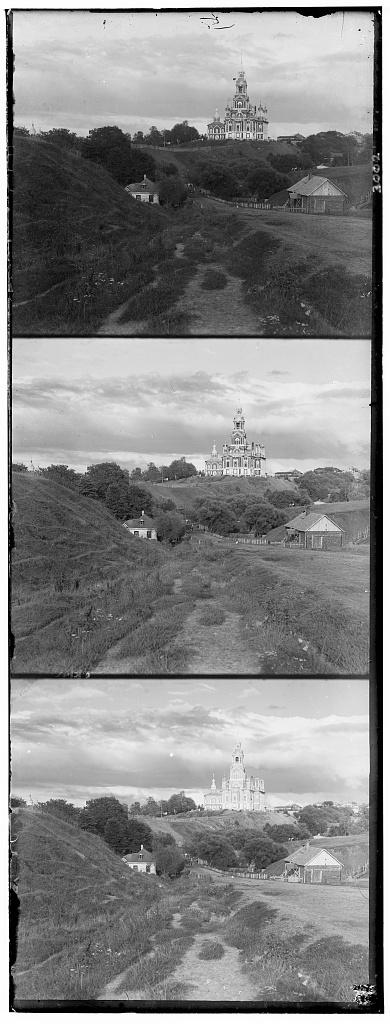
#> input picture data/task3_colorizing/cathedral.jpg, 390 x 1024 px, found by its file name; its folder holds only this picture in this run
$ python colorizing_the_russian_empire.py
#> lines starting #> are read from the running program, lines starting #| are printed output that depends on the picture
#> further down, img is the input picture: shape (1024, 390); min 0, max 255, mean 133.7
import numpy as np
import matplotlib.pyplot as plt
import cv2
import os

dir = './data/task3_colorizing'
save_dir = 'output/task3/data_output'
img_list = os.listdir(dir)


def process_image(img):
    h, w = img.shape
#> h = 1024; w = 390
    # remove part of border
    img = img[int(h*0.01):int(h-h*0.02), int(w*0.02):int(w-w*0.02)]
#> img: shape (993, 375)

    h, w = img.shape
#> h = 993; w = 375
    height = int(h/3)
#> height = 331
    # split image into three channels
    blue = img[0:height, :]
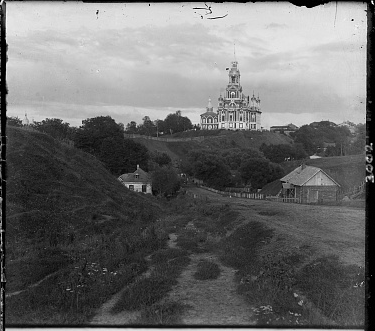
#> blue: shape (331, 375); min 0, max 255, mean 106.2
    green = img[height:2*height, :]
    red = img[2*height:3*height, :]

    return blue, green, red , img

def edge_detection(channel):
    edges = cv2.Canny(channel, 100, 200)  # Canny 邊緣檢測的閾值可根據圖像調整
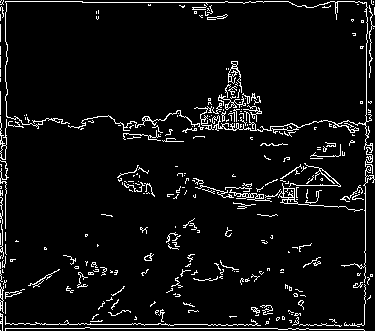
#> edges: shape (331, 375); 6% white in thin lines or dots
#> in edge_detection (call 2), `edges = cv2.Canny(channel, 100, 200)`: edges: shape (331, 375); 9.3% white in thin lines or dots
#> in edge_detection (call 3), `edges = cv2.Canny(channel, 100, 200)`: edges: shape (331, 375); 11.9% white in thin lines or dots
    return edges

def ncc(a, b):
    a=a-a.mean(axis=0)
    b=b-b.mean(axis=0)
    return np.sum(((a/np.linalg.norm(a)) * (b/np.linalg.norm(b))))

def allgn(a, b, t):
#> called with t = 20
    max_ncc = -1
    max_ncc_shift = [0, 0]
    i_value = np.linspace(-t, t, 2*t, dtype=int)
    j_value = np.linspace(-t, t, 2*t, dtype=int)
    for i in i_value:
        for j in j_value:
            ncc_num = ncc(a, np.roll(b, [i, j], axis=(0,1)))
            if ncc_num > max_ncc:
                max_ncc = ncc_num
                max_ncc_shift = [i, j]
#> this loop made 40 passes
#> pass 1, in ncc (call 3), `b=b-b.mean(axis=0)`:
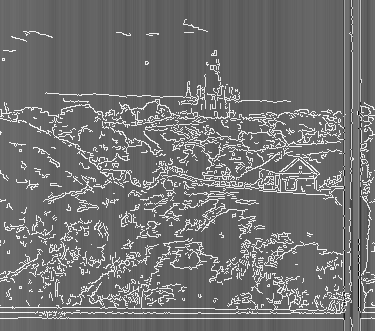
#> b: shape (331, 375) float64; min -206.5, max 253.5, mean 0; drawn with min black and max white
#> after the loop, max_ncc = 0.238; max_ncc_shift = [-8, 3]
    return max_ncc_shift


if not os.path.exists(save_dir):
    os.makedirs(save_dir)
else:
    print(f"Directory {save_dir} already exists")

# data 包含'.jpg' 和 '.tif' 的檔案
for img in img_list:
    if img.endswith('.jpg'):
        print(img)
        name = img.split('.')[0]
        img = cv2.imread(os.path.join(dir, img), cv2.IMREAD_GRAYSCALE)

        blue,green,red,img = process_image(img)


        blue_edges = edge_detection(blue)
        green_edges = edge_detection(green)
        red_edges = edge_detection(red)

        # 基於邊緣檢測結果進行對齊
        shift_red = allgn(blue_edges, red_edges, 20)
#> shift_red = [-8, 3]
        shift_green = allgn(blue_edges, green_edges, 20)
#> the loop in allgn (call 2), `for i in i_value:` made 40 passes
#> pass 1, in ncc (call 1604), `b=b-b.mean(axis=0)`:
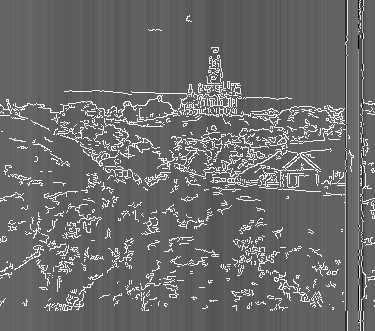
#> b: shape (331, 375) float64; min -186.4, max 253.5, mean 0; drawn with min black and max white
#> shift_green = [-5, 2]

        green = np.roll(green, shift_green, axis=(0, 1))
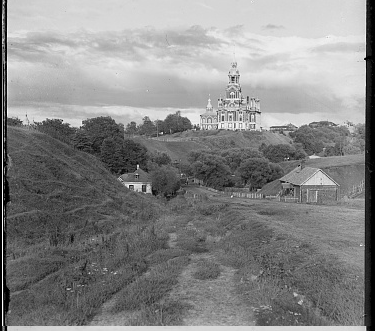
#> green: shape (331, 375); min 0, max 255, mean 135
        red = np.roll(red, shift_red, axis=(0, 1))
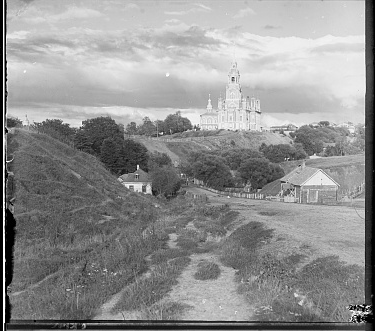
#> red: shape (331, 375); min 0, max 255, mean 145

        color_image = np.dstack([red, green, blue])
        color_image = color_image[int(img.shape[0]*0.02):int(img.shape[0]-img.shape[0]*0.05), int(img.shape[1]*0.05):int(img.shape[1]-img.shape[1]*0.05)]
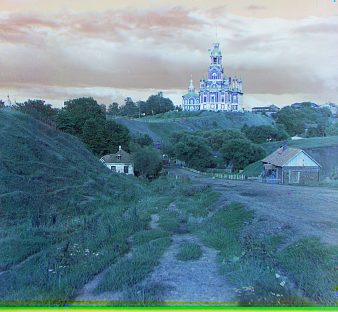
#> color_image: shape (312, 338, 3); mean of channels 0, 1, 2 146.5, 135, 104.8; drawn as B, G, R
        # plt.imshow(color_image)
        # plt.show()
        # 儲存之前將 RGB 轉換為 BGR (OpenCV)
        color_image_bgr = cv2.cvtColor(color_image, cv2.COLOR_RGB2BGR)

        # 保存彩色影像
        save_path = os.path.join(save_dir, name + '_color.jpg')
        result = cv2.imwrite(save_path, color_image_bgr)
        if not result:
            print(f"Failed to save image at {save_path}")
        else:
            print(f"Image saved at {save_path}")

    elif img.endswith('.tif'):
        print(img)
        name = img.split('.')[0]
        img = cv2.imread(os.path.join(dir, img), cv2.IMREAD_GRAYSCALE)

        subsample_rate = 10

        h, w = img.shape
        img = img[int(h * 0.01):int(h - h * 0.02), int(w * 0.02):int(w - w * 0.02)]  # the cutting ratio depends on image
        h, w = img.shape
        height = int(h/3)
        blue = img[0:height, :]
        green = img[height:2*height, :]
        red = img[2*height:3*height, :]

        # subsample image
        # Resize blue,green,red to smaller size before Align
        subsample_img= cv2.resize(img, (w//subsample_rate, h//subsample_rate), interpolation=cv2.INTER_CUBIC)  # better subsample result
        height = subsample_img.shape[0] // 3
        blue_ = subsample_img[0:height, :]
        green_ = subsample_img[height:2 * height, :]
        red_ = subsample_img[2 * height:3 * height, :]

        blue_edges = edge_detection(blue_)
        green_edges = edge_detection(green_)
        red_edges = edge_detection(red_)

        # get the shift value
        shift_green = allgn(blue_edges, green_edges, 15)
        shift_red = allgn(blue_edges, red_edges, 15)

        # shift green and red image
        green=np.roll(green,[i*subsample_rate for i in shift_green],axis=(0,1))
        red=np.roll(red,[i*subsample_rate for i in shift_red],axis=(0,1))

        color_image = np.dstack((red, green, blue))
        # cut the part of edge of the image
        color_image = color_image[int(h * 0.02):int(h - h * 0.05), int(w * 0.05):int(w - w * 0.05)]
        # plt.imshow(color_image)
        # plt.show()
        save_path = os.path.join(save_dir, name + '_color.jpg')
        # 儲存之前將 RGB 轉換為 BGR (OpenCV)
        color_image_bgr = cv2.cvtColor(color_image, cv2.COLOR_RGB2BGR)
        result = cv2.imwrite(save_path, color_image_bgr)
        if not result:
            print(f"Failed to save image at {save_path}")
        else:
            print(f"Image saved at {save_path}")
    else:
        print('Unknown file type:', img)
        continue

$ run again, on data/task3_colorizing/monastery.jpg
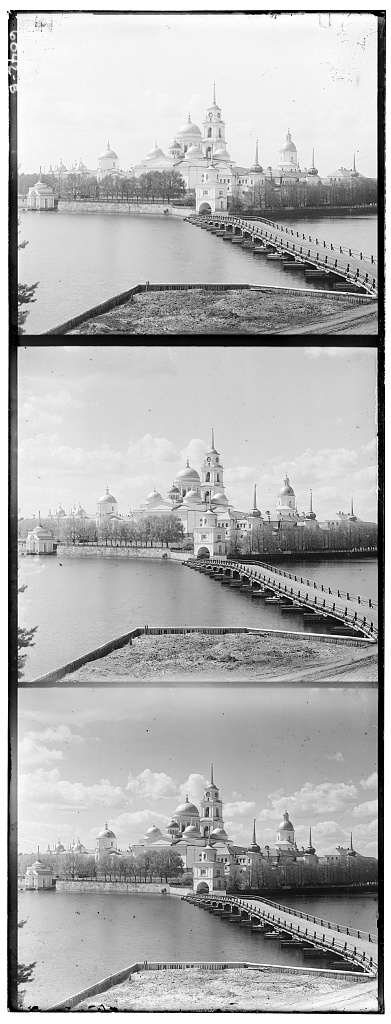
#> input picture data/task3_colorizing/monastery.jpg, 391 x 1024 px, found by its file name
#> img is the input picture: shape (1024, 391); min 0, max 255, mean 177.7
#> img: shape (993, 376)
#> in edge_detection, `edges = cv2.Canny(channel, 100, 200)`:
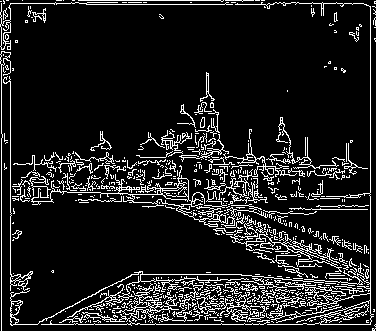
#> edges: shape (331, 376); 12% white in thin lines or dots
#> edges: shape (331, 376); 11.2% white in thin lines or dots
#> edges: shape (331, 376); 11.3% white in thin lines or dots
#> after the loop in allgn, `for i in i_value:`: max_ncc = 0.384; max_ncc_shift = [-17, 2]
#> shift_green = [-13, 2]
#> `color_image = color_image[int(img.shape[0]*0.02):int(img.shape[0]-img...`:
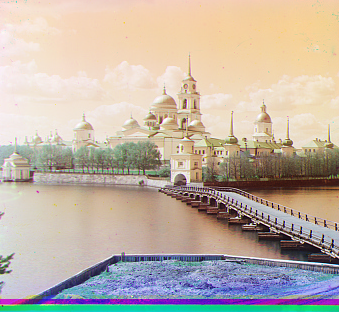
#> color_image: shape (312, 339, 3); mean of channels 0, 1, 2 166.1, 178.2, 190.7; drawn as B, G, R

$ run again, on data/task3_colorizing/nativity.jpg
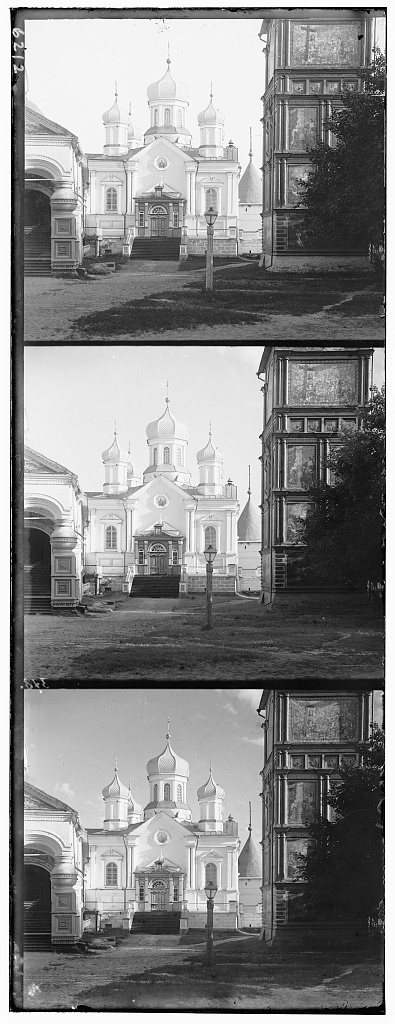
#> input picture data/task3_colorizing/nativity.jpg, 395 x 1024 px, found by its file name
#> img is the input picture: shape (1024, 395); min 0, max 255, mean 136.3
#> img: shape (993, 380)
#> in edge_detection, `edges = cv2.Canny(channel, 100, 200)`:
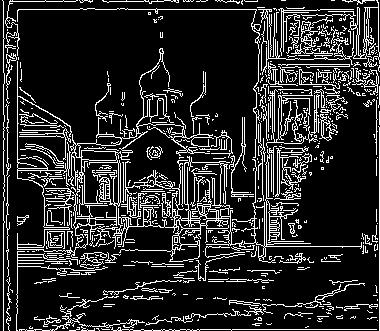
#> edges: shape (331, 380); 16.1% white in thin lines or dots
#> edges: shape (331, 380); 15.4% white in thin lines or dots
#> edges: shape (331, 380); 15.2% white in thin lines or dots
#> after the loop in allgn, `for i in i_value:`: max_ncc = 0.243; max_ncc_shift = [-13, 0]
#> shift_green = [-7, 1]
#> `color_image = color_image[int(img.shape[0]*0.02):int(img.shape[0]-img...`:
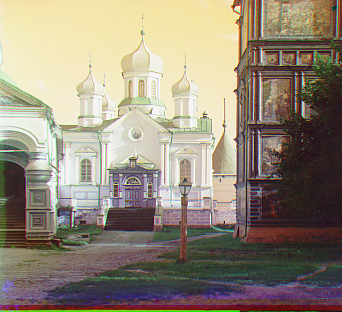
#> color_image: shape (312, 342, 3); mean of channels 0, 1, 2 120.3, 136.9, 147.1; drawn as B, G, R
